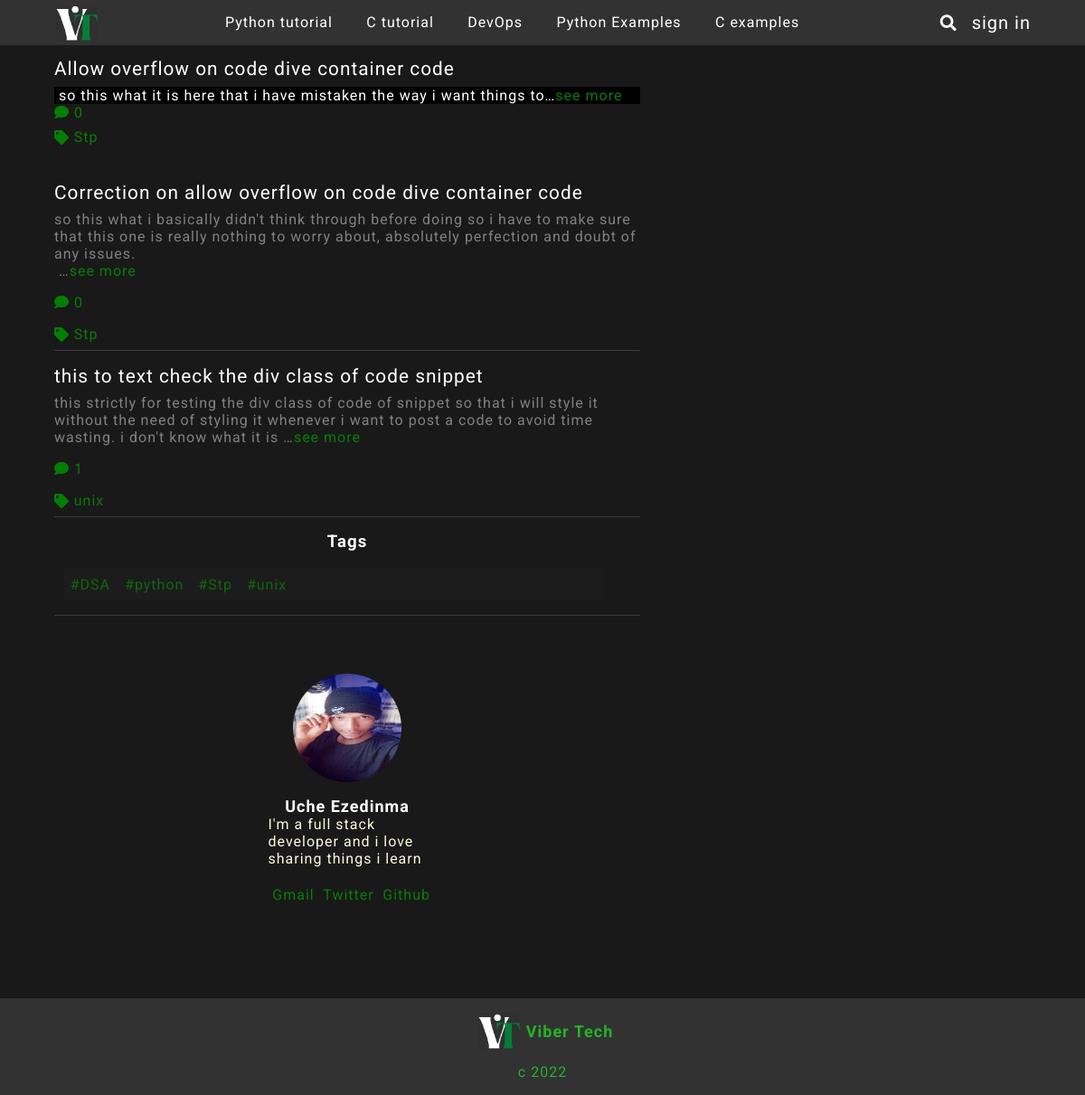
Screenshot of /?page=2 with the database file from the repository.
### blog/models.py (models this page shows, shortened)
class Section(models.Model):
    name = models.CharField(max_length=255)
    slug = AutoSlugField(populate_from= 'name',  unique=True, null=True)

class Post(models.Model):
    title = models.CharField(max_length = 500)
    body = RichTextUploadingField()
    author = models.ForeignKey(User, on_delete = models.CASCADE)
    likes = models.ManyToManyField(User, default=None,  related_name="like")
    updated = models.DateTimeField(auto_now = True)
    image = models.ImageField(upload_to = "media/img")
    created = models.DateTimeField(auto_now_add = True)
    status = models.IntegerField(choices=STATUS, default=0)
    category = models.ForeignKey(Section, on_delete=models.CASCADE, blank=True, null=True)
    recommend = models.BooleanField(default=False)
    tags = TaggableManager()
    def num_comments(self):
        return self.comment_set.all().count()
    def like(self, user):
        if user in self.likes.all():
          self.likes.remove(user)
        else:
          self.likes.add(user)
        self.save

### blog/views.py (the view)
# urls.py: path("", HomePage, name='home'),
def HomePage(request):
    posts = Post.objects.all()
    recommended = Post.objects.filter(recommend=True)
    all_tags = Tag.objects.all()
    paginator = Paginator(posts, 8)
    page = request.GET.get('page')
    posts = paginator.get_page(page)
    return render(request, "post/home.html", {'posts':posts, 'recommended':recommended, 'all_tags':all_tags})

### blog/templatetags/cat_menu.py (called while the page is built)
@register.simple_tag
def get_cats():
        return Section.objects.all()

@register.simple_tag
def get_3cats():
        return Section.objects.all()[:3]

### blog/templates/post/home.html (shortened to what this page needs)
{% extends 'base.html' %}
{% load socialaccount %}
{% load static %}
{% block content %}
<div class="posts-about">
	<div class="container">
	<div class="posts">
		{% for post in posts %}
		<div class="post-container">
			<div class="post-title"><a href="{% url 'content' post.id %}">{{post.title}}</a></div>
			<div class="post-body">{{post.body|safe|truncatechars:200}}<span class="color-green"><a href="{% url 'content' post.id %}">see more</a></span></div>
			<div class='action-btns'>
				<i class='fas'>&#xf075;</i> <span>{{post.num_comments}}</span>
			</div>
			<div class='tags'>
				<i class="fas fa-tag"></i>
				<div class="tag-names">
				{% for tag in post.tags.all %}
				<a href="{% url 'tagged' tag.slug %}">{{tag.name}}</a>
				{% endfor %}
			        </div>
			</div>
		</div>
		{% endfor %}
		<div class="all-tags">
			<h3>Tags</h3>
		<div class="tag-container">
			{% for tag in all_tags %}
			<a href="{% url 'tagged' tag.slug %}">#{{tag.name}}</a>
			{% endfor %}
		</div>
		</div>
	</div>
	<div class="author-rcm">
		<div class="about-author">
			<img src="{% static '/img/vix.jpeg' %}">
			<div class="author">
				<p class="author-name">Uche Ezedinma</p>
				<p>I'm a full stack developer and i love sharing things i learn</p>
				<div class="social">
					<a href="">Gmail</a>
					<a href="">Twitter</a>
					<a href="">Github</a>
				</div>
			</div>
		</div>
	</div>
</div>
</div>
{% endblock content %}

### blog/templates/base.html (shortened to what this page needs)
{% load static %}
{% load socialaccount %}
{% load cat_menu %}
{% get_cats as categories %}
{% get_3cats as three_categories %}
<!DOCTYPE html>
<html>
<head>
	<link rel="stylesheet" href="{% static 'css/style.css' %}">
	<link rel="stylesheet" href="https://use.fontawesome.com/releases/v5.5.0/css/all.css"
>
	<link rel="stylesheet"
		href="https://maxst.icons8.com/vue-static/landings/line-awesome/line-awesome/1.3.0/css/line-awesome.min.css">
</head>
<body>
	<header>
		<div class="container">
			<div class="head-menu">
				<div class="head-icon">
					<a href="{% url 'home' %}"><img src="{% static '/img/Tc.png' %}"></a>
				</div>
				<div class="big-screen-nav">
					{% for cat in categories %}
					<a href="{% url 'section' cat.slug %}">{{cat.name}}</a>
					{% endfor %}
				</div>
				<div class="search-icon">
					<i class="fa fa-search search-btn" > </i>
                                        <div class="dsign">
					{% if user.is_authenticated %}
					<a href="{% url 'logout' %}"><span class="logout-btn">sign out</span></a>
					{% else %}
					<a><span class="login-btn">sign in</span></a>
					{% endif %}
				        </div>
				</div>
			</div>
		</div>
	</header>
	{% block content %}
	{% endblock %}
	<footer>
		<div class="footer-logo">
			<img src="{% static '/img/Tc.png' %}">
			<h2>Viber Tech</h2>
		</div>
		<p>c {% now "Y" %}</p>
	</footer>
</body>
</html>

### static/css/style.css (style rules this page uses)
body { background: rgb(26, 25, 25); color: #fff; position: relative; min-height: 100%; font-family: 'Roboto', sans-serif; letter-spacing: 1px; }
.container { width: 90%; }
* { padding: 0; margin: 0; }
header { width: 100%; display: flex; justify-content: center; align-items: center; position: fixed; background: #323233; top: 0; left: 0; z-index: 1; }
.head-menu { width: 100%; padding: 0.3em 0; display: flex; justify-content: space-between; align-items: center; margin: auto }
.big-screen-nav { display: flex; justify-content: space-between; align-items: center; width: 60%; }
.big-screen-nav a { color: #fff; margin-right: 0.8em; text-decoration: none; font-size: 1em; }
.head-icon { width: 15%; text-align: left; }
.head-icon img { width: 50px; height: 100%; object-fit: contain; }
.head-icon a { display: block; justify-content: flex-start; align-items: flex-start; float: left; width: 100%; height: 40px; color: rgb(33, 182, 33); text-decoration: none; }
.search-icon { display: flex; justify-content: flex-end; align-items: center; width: 20%; text-align: right; position: relative; }
.search-icon i { font-size: 18px; }
.search-icon a { text-decoration: none; font-size: 20px; margin-left: 0.8em; color: #fff; }
.posts-about { width: 100%; display: flex; justify-content: center; align-items: center; margin-top: 3em; margin-bottom: 8em; padding-bottom: 5em; }
.posts-about .container { display: flex; justify-content: space-between; align-items: flex-start; }
.posts { width: 60%; display: flex; flex-direction: column; align-items:center; justify-content: center; }
.post-container { width: 100%; display: flex; flex-direction: column; justify-content: flex-start; align-items: flex-start; border-bottom: 1px solid rgb(58, 58, 58); margin-top: 1em; }
.post-title { width: 100%; font-size: 1.3em; }
.post-title a { text-decoration: none; color: #fff; }
.post-body { width: 100%; color: grey; margin-bottom: 1em; margin-top: 0.5em; }
.post-body p { width: 100%; }
.color-green a { color: green; text-decoration: none; }
.action-btns { color: green; margin-bottom: 0.5em; }
.tags { display: flex; align-items: center; color: green; margin: 0.5em 0; }
.tag-names { display: flex; align-items: center; flex-wrap: wrap; }
.tags a { text-decoration: none; color: green; margin: 0 0.3em; }
.author-rcm { width: 27%; margin-top: 3em; }
.about-author { display: block; width: 100%; }
.about-author img { width: 120px; height: 120px; border-radius: 50%; display: flex; margin: 1em auto; }
.author { color: rgb(250, 250, 219); }
.author-name { text-align: center; font-weight: bold; font-size: 18px; color: #fff; }
.social { display: flex; margin-top: 1em; }
.social a { text-decoration: none; color: green; margin: 0.3em; }
footer { width: 100%; background: #323233; text-align: center; color:rgb(33, 182, 33); padding: 1em 0; position: absolute; bottom: -8em; }
.footer-logo { display: flex; align-items: center; justify-content: center; }
.footer-logo img { width: 60px; height: 40px; object-fit: contain; }
.footer-logo h2 { font-size: 18px; }
footer p { margin-top: 1em; }
.all-tags { width: 97%; text-align: center; display: block; margin: 1em auto; }
.tag-container { width: 95%; display: flex; justify-content: flex-start; flex-wrap: wrap; background:rgb(29, 28, 28); }
.all-tags a { width: auto; color:rgb(11, 105, 11); margin: 0.5em; text-decoration: none; }
.all-tags h3 { margin-bottom: 1em; }

### rows the page displays
Section: name "Python tutorial"
Section: name "C tutorial"
Section: name "DevOps"
Section: name "Python Examples"
Section: name "C examples"
Post: title "Allow overflow on code dive container code", body "so this what it is here that i have mistaken the way i want things to…", num_comments "0"
Tag: name "Stp"
Post: title "Correction on allow overflow on code dive container code", body "so this what i basically didn't think through before doing so i have to make sure that this one is really nothing to worry about, absolutely perfection and doubt of any issues. …", num_comments "0"
Post: title "this to text check the div class of code snippet", body "this strictly for testing the div class of code of snippet so that i will style it without the need of styling it whenever i want to post a code to avoid time wasting. i don't know what it is …", num_comments "1"
Tag: name "unix"
Tag: name "DSA"
Tag: name "python"
